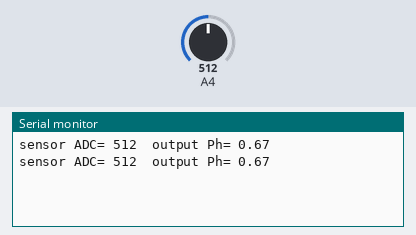
Simulated run of this sketch. Board: Arduino Mega 2560, built with avr-gcc and run on an emulated ATmega2560. Parts: the last lines printed to the serial monitor. The inputs (shaded band) are chosen by the test bench; at power-on: A4 = 512.

Above: at 1.8 s.
1.9 s: A4 set to 716
At 2.7 s:
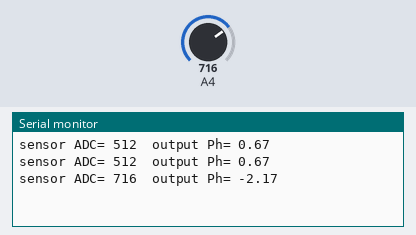
3.4 s: A4 set to 900
At 4.8 s:
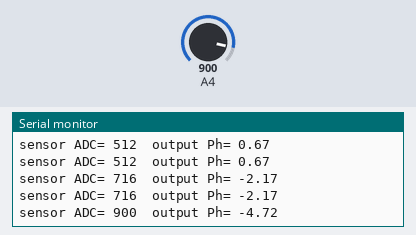
Timing chart, 0 to 6.4 s (numbered marks = the images above; inputs shaded):
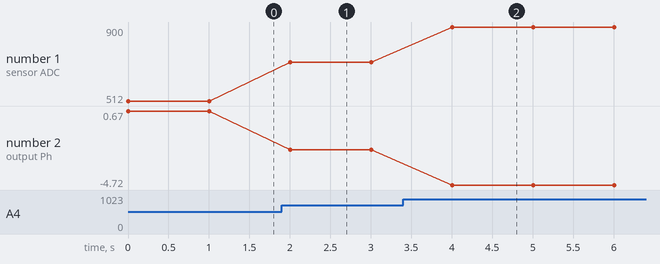

Measured:
- after the input at 1.9 s, the serial monitor: prints a new line after 0.10 s (image 1)
- after the input at 3.4 s, the serial monitor: prints a new line after 0.60 s (image 2)
- plotted number 1: 512 → 716 after the input at 1.9 s, 716 → 900 after the input at 3.4 s
- plotted number 2: 0.67 → -2.17 after the input at 1.9 s, -2.17 → -4.72 after the input at 3.4 s

The sketch:

ph.ino
```cpp
//tes sensor pH tanah

/*
wiring:
kabel putih -> GND
kabel hitam -> output to A0
*/

//analog pin
#include <Adafruit_GFX.h>
#include <Adafruit_SSD1306.h>
#define analogInPin 36  //sambungkan kabel hitam (output) ke pin A0
#define SCREEN_WIDTH 128 // OLED display width, in pixels
#define SCREEN_HEIGHT 64 // OLED display height, in pixels
Adafruit_SSD1306 display(SCREEN_WIDTH, SCREEN_HEIGHT, &Wire, -1);

//variable
int sensorValue = 0;        //ADC value from sensor
float outputValue = 0.0;        //pH value after conversion

void setup() {
  //initialize serial communications at 9600 bps:
  pinMode(analogInPin, INPUT);
  Serial.begin(115200);
  // if(!display.begin(SSD1306_SWITCHCAPVCC, 0x3C)) { // Address 0x3D for 128x64
  //   Serial.println(F("SSD1306 allocation failed"));
  //   for(;;);
  // }
 // delay(2000);
  // display.clearDisplay();

  // display.setTextSize(1);
  // display.setTextColor(WHITE);
  // display.setCursor(0, 10);
  // display.print("Initiating");
  // delay(1000);
  // display.print(".");
  // delay(1000);
  // display.print(".");
  // delay(1000);
  // display.print(".");
  // delay(1000);
  // display.display();
  // delay(5000);
  // display.clearDisplay();
}

void loop() {
  //read the analog in value:
 // display.clearDisplay();
  sensorValue = analogRead(analogInPin);

  //Mathematical conversion from ADC to pH
  //rumus didapat berdasarkan datasheet
  outputValue = (-0.0139*sensorValue)+7.7851;

  //print the results to the serial monitor:
  Serial.print("sensor ADC= ");
  Serial.print(sensorValue);
  Serial.print("  output Ph= ");
  Serial.println(outputValue);
  // display.setCursor(0, 30);
  // display.print("Ph: ");
  // display.print(outputValue);
  delay(1000);
 // display.display();
}
```
